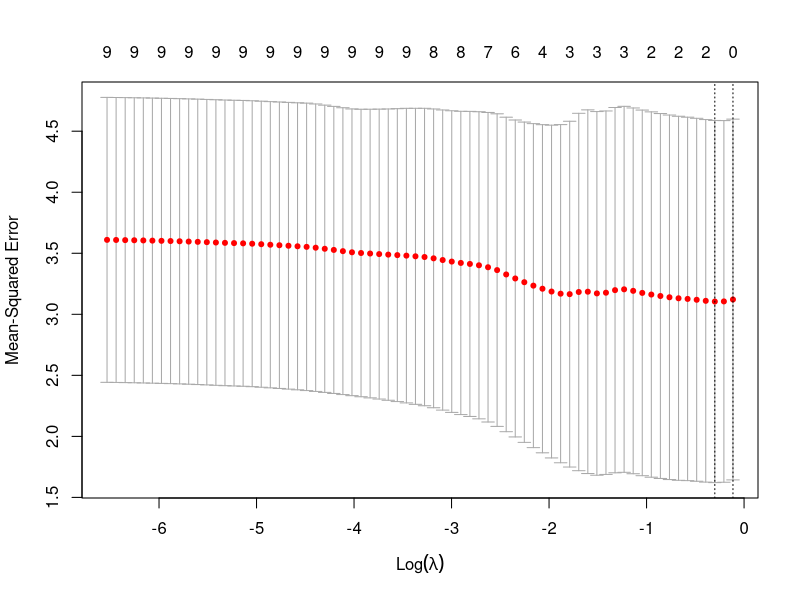

Reproduce this figure in R.
## ---- chunk 1
library(readr)
data <- read_csv("data.csv")
## ---- chunk 2
library(glmnet)
set.seed(1)

fbi_data <- data[-11]
fbi_data <- fbi_data[complete.cases(fbi_data),]
summary(lm(avg_hatecrimes_per_100k_fbi ~ . - state, data = fbi_data))
# 
# splc_data <- data[-12]
# splc_data <- splc_data[complete.cases(splc_data),]

fbi_crimes_model <- model.matrix(avg_hatecrimes_per_100k_fbi ~ . - state,
                             data = fbi_data)[,-1]
# splc_crimes_model <- model.matrix(hate_crimes_per_100k_splc ~ . - state,
#                              data = splc_data)[,-1]


fbi_result <- cv.glmnet(x = fbi_crimes_model, 
                       y = fbi_data$avg_hatecrimes_per_100k_fbi)

plot(fbi_result)
coef(glmnet(x = fbi_crimes_model, 
            y = fbi_data$avg_hatecrimes_per_100k_fbi, 
            lambda = fbi_result$lambda.min))

# splc_result <- cv.glmnet(x = splc_crimes_model, 
#                        y = splc_data$hate_crimes_per_100k_splc)
# coef(glmnet(x = splc_crimes_model, 
#             y = splc_data$hate_crimes_per_100k_splc, 
#             lambda = splc_result$lambda.min))
## ---- chunk 3
# gini_model <- model.matrix(gini_index ~ . - state,
#                            data = data_complete)[,-1]
# cv_result2 <- cv.glmnet(x = gini_model, 
#                         y = data_complete$gini_index)
# 
# coef(glmnet(x = gini_model, 
#             y = data_complete$gini_index, 
#             lambda = cv_result2$lambda.min))
